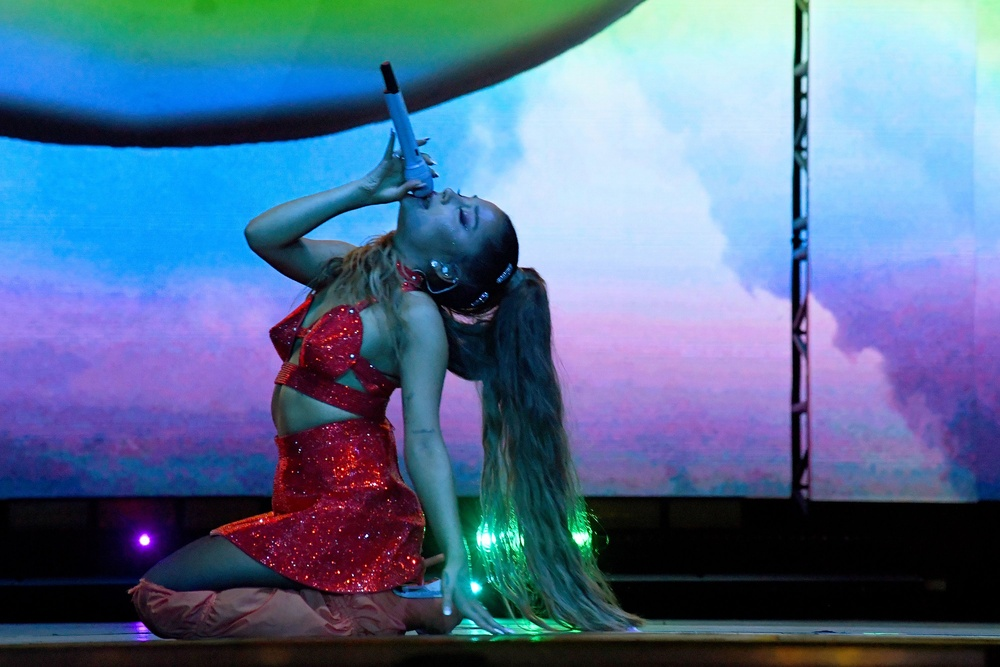
#> input picture Ari3.jpg, 1000 x 667 px, shrunk from 3000 x 2000 before the run
$ python detect_color.py --image Ari3.jpg
#> lines starting #> are read from the running program, lines starting #| are printed output that depends on the picture; after the words box and inside, x2 and y2 are one past the last pixel; in counts of white or black regions, pixels touching at a corner belong together
import numpy as np
import argparse
import cv2

#constructing the argument parse and parse the arguments
ap = argparse.ArgumentParser()
ap.add_argument("-i","--image",help = "C:/Users/ankita upadhyay/Documents/Python/Python codes/2021/Color Detection")
args = vars(ap.parse_args())

#load the image
image = cv2.imread(args["image"])
#> image is the input picture: shape (667, 1000, 3); mean B, G, R 147.6, 111.6, 85.9

#define the list of boundaries
boundaries = [
    ([17,15,100],[50,56,200]) ,#red
    ([86,31,4], [220,88,50]), #blue
    ([25,46,190] , [62,174,250]), #yellow
    ([103, 86, 65], [145, 133, 128]) #gray
]

#loop over the boundaries
for (lower, upper) in boundaries:
    #create NumPy arrays from  the boundaries
    lower = np.array(lower, dtype="uint8")
    upper = np.array(upper, dtype="uint8")
    #find colour within the specified boundaries and apply the mask
    mask = cv2.inRange(image, lower, upper)
    output = cv2.bitwise_and(image, upper , mask=mask)

    #show the images
    cv2.imshow("image", np.hstack([image,output]))
    cv2.waitKey(0)
#> this loop made 4 passes
#> pass 1, `mask = cv2.inRange(image, lower, upper)`:
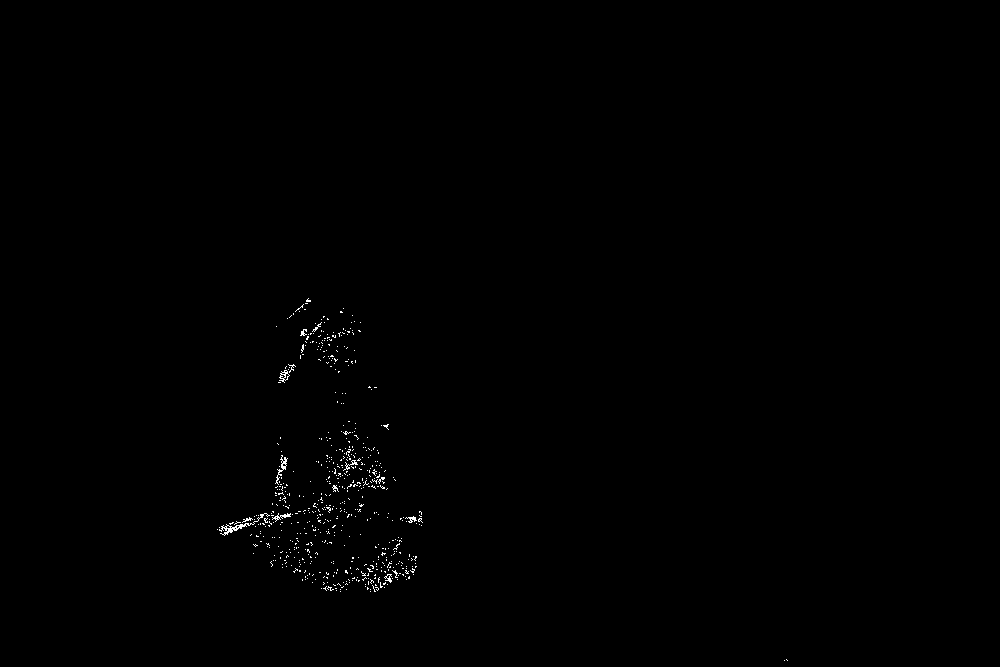
#> mask: shape (667, 1000); 0.31% white in thin lines or dots, all inside (x1, y1, x2, y2) = (217, 298, 788, 661)
#> pass 1, `cv2.imshow("image", np.hstack([image,output]))`:
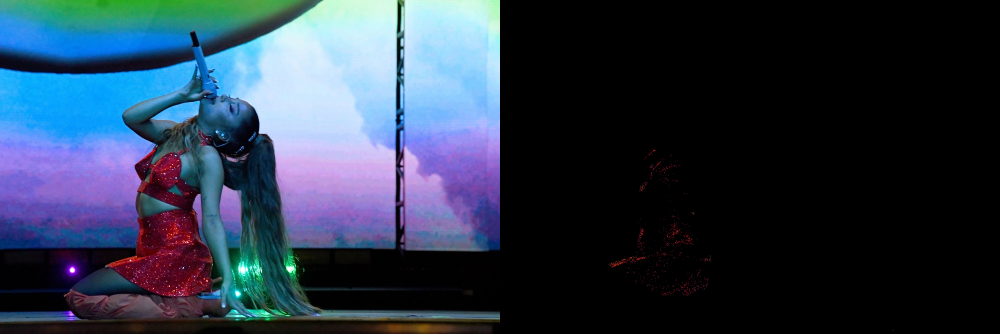
#> window 'image': shape (667, 2000, 3) (shown at 1/2 size); mean B, G, R 73.8, 55.8, 43.1
#> pass 2, `mask = cv2.inRange(image, lower, upper)`:
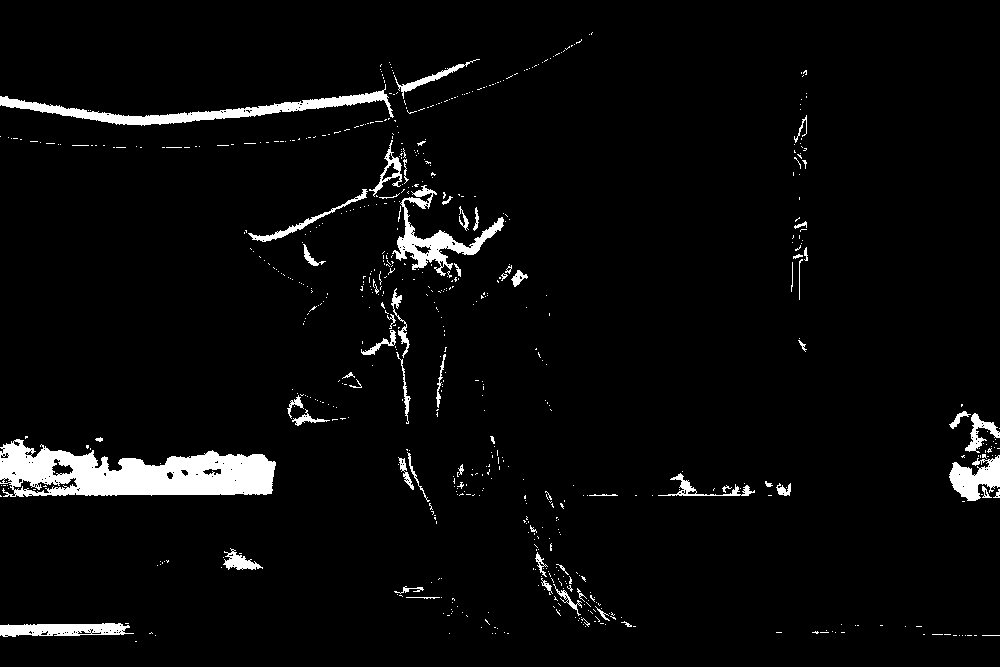
#> mask: shape (667, 1000); 4% white; 662 white regions (602 under 20 px), largest, box (x1, y1, x2, y2) and area: (0, 439, 276, 497) 9993, (0, 84, 394, 126) 3472, (392, 185, 504, 276) 2293
